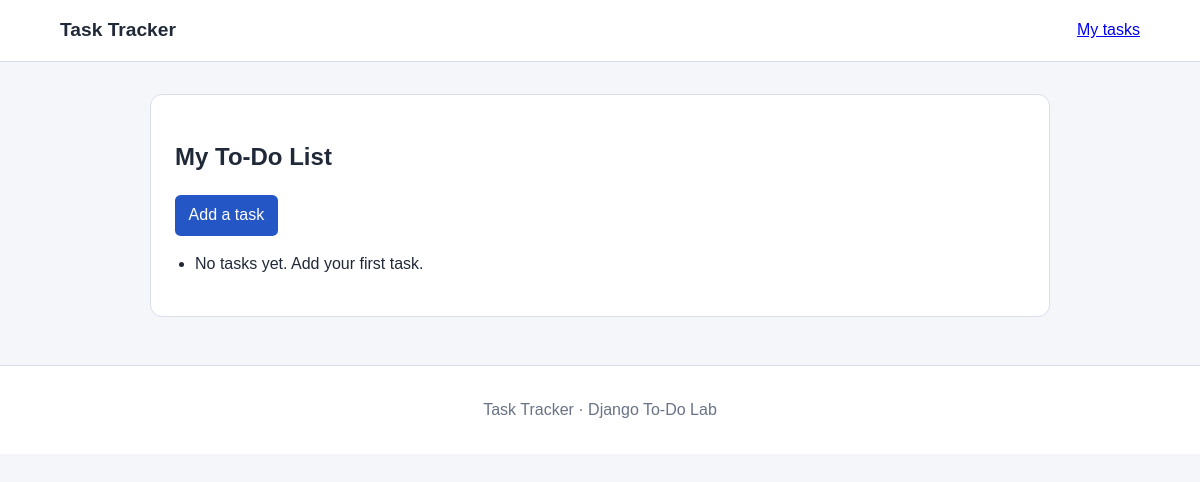
Before: / with the older database file.
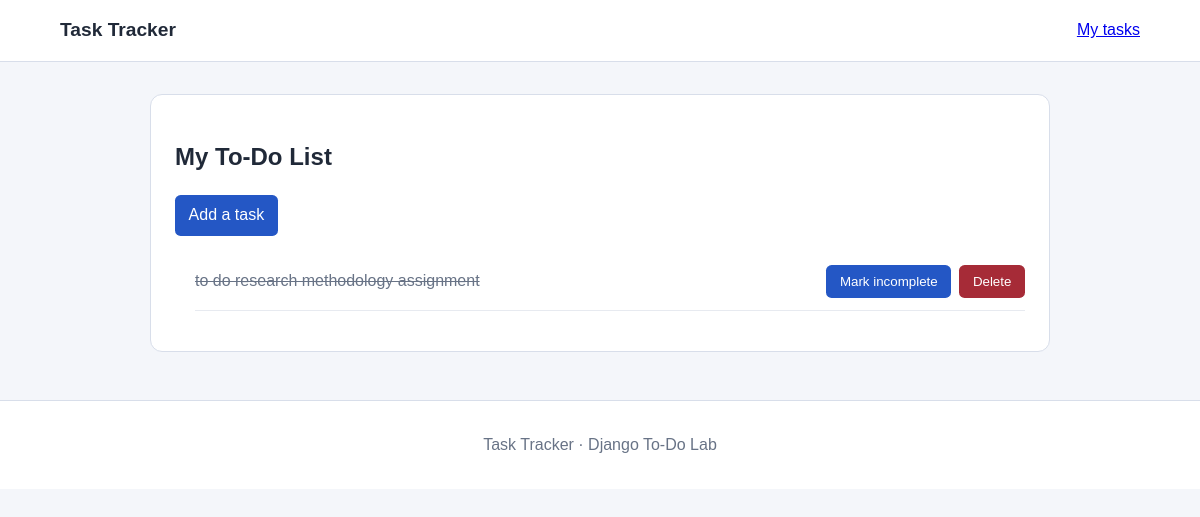
After: the same page with the newer database file.
### todo/models.py (models this page shows, shortened)
class Task(models.Model):
    title = models.CharField(max_length=200)
    completed = models.BooleanField(default=False)
    created_at = models.DateTimeField(auto_now_add=True)

### todo/views.py (the view)
# urls.py: path('', views.task_list, name='task_list'),
def task_list(request):
    tasks = Task.objects.all().order_by('-created_at')
    return render(request, 'todo/task_list.html', {'tasks': tasks})

### todo/templates/todo/task_list.html (shortened to what this page needs)
{% extends 'todo/base.html' %}
{% block content %}
<section class="panel">
    <h1>My To-Do List</h1>
    <p><a class="button" href="{% url 'add_task' %}">Add a task</a></p>
    {% include 'todo/includes/task_list_items.html' %}
</section>
{% endblock %}

### todo/templates/todo/base.html (shortened to what this page needs)
{% load static %}
<!doctype html>
<html lang="en">
<head>
    <link rel="stylesheet" href="{% static 'todo/css/style.css' %}">
</head>
<body>
    {% include 'todo/header.html' %}
    <main class="container">
        {% block content %}{% endblock %}
    </main>
    {% include 'todo/footer.html' %}
</body>
</html>

### todo/templates/todo/header.html
<header class="site-header">
    <a class="brand" href="{% url 'task_list' %}">Task Tracker</a>
    <a href="{% url 'task_list' %}">My tasks</a>
</header>

### todo/templates/todo/includes/task_list_items.html (shortened to what this page needs)
<ul class="task-list">
    {% for task in tasks %}
    <li class="task-item">
        <span class="{% if task.completed %}completed{% endif %}">{{ task.title }}</span>
        <div class="task-actions">
            <form method="post" action="{% url 'toggle_task' task.id %}">
                <button type="submit">{% if task.completed %}Mark incomplete{% else %}Mark complete{% endif %}</button>
            </form>
            <form method="post" action="{% url 'delete_task' task.id %}">
                <button class="danger" type="submit">Delete</button>
            </form>
        </div>
    </li>
    {% empty %}
    <li>No tasks yet. Add your first task.</li>
    {% endfor %}
</ul>

### todo/templates/todo/footer.html
<footer class="site-footer">
    <p>Task Tracker · Django To-Do Lab</p>
</footer>

### todo/static/todo/css/style.css (style rules this page uses)
* { box-sizing: border-box; }
body { margin: 0; font-family: Arial, sans-serif; line-height: 1.5; color: #202938; background: #f4f6fa; }
.site-header, .site-footer { padding: 1rem 5%; background: #fff; }
.site-header { display: flex; align-items: center; justify-content: space-between; gap: 1rem; border-bottom: 1px solid #d8deea; }
.site-footer { margin-top: 3rem; border-top: 1px solid #d8deea; color: #687386; text-align: center; }
.brand { color: #202938; font-size: 1.2rem; font-weight: bold; text-decoration: none; }
.container { width: min(900px, 92%); margin: 2rem auto; }
.panel { padding: 1.5rem; background: #fff; border: 1px solid #d8deea; border-radius: .75rem; }
.completed { color: #687386; text-decoration: line-through; }
.task-list { padding-left: 1.25rem; }
.task-item { display: flex; align-items: center; justify-content: space-between; gap: 1rem; padding: .8rem 0; border-bottom: 1px solid #e7eaf0; }
.task-actions { display: flex; flex-wrap: wrap; gap: .5rem; }
.task-actions form { margin: 0; }
button, .button { display: inline-block; padding: .55rem .85rem; border: 0; border-radius: .35rem; background: #2457c5; color: white; text-decoration: none; cursor: pointer; }
button.danger { background: #a62b37; }

Changed rows visible on the page:
added Task: title "to do research methodology assignment", completed "Mark incomplete"
Other visible differences:
text no longer shown: "No tasks yet. Add your first task."
